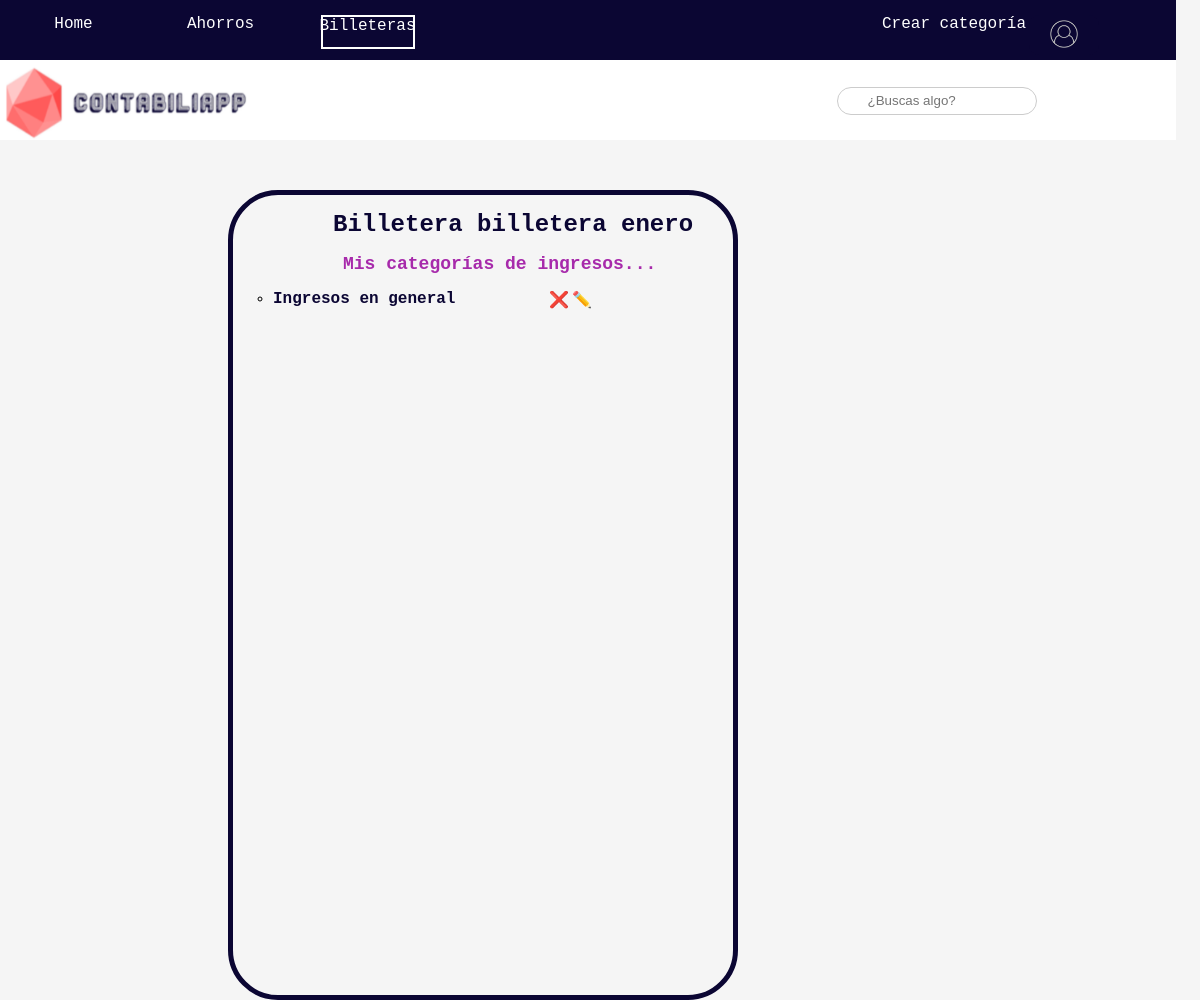
/billetera/5/ingresos (signed in), run on the app's committed database.
### billetera/models.py (models this page shows, shortened)
class Billetera(models.Model):
    nombre_billetera = models.CharField(max_length = 40)
    fecha_creacion = models.DateTimeField("date published")
    total_dinero = models.FloatField(default = 0)
    ahorro_id = models.ForeignKey(Ahorro, on_delete=models.CASCADE)
    usuario_id = models.ForeignKey(User, on_delete=models.CASCADE,default=usuario.pk)

class Categoria(models.Model):
    billetera_id = models.ForeignKey(Billetera, on_delete = models.CASCADE)
    nombre_categoria = models.CharField(max_length=40)
    tipo_categoria = models.CharField(max_length=30)
    usuario_id = models.ForeignKey(User,on_delete=models.CASCADE,default=usuario.pk)

### billetera/views.py (the view)
# urls.py: path("<int:ruta_billetera>/<str:categoria_type>",views.ingresos_gastos, name = "ingresos_gastos"),
@login_required(login_url='/home/login')
def ingresos_gastos(request,ruta_billetera,categoria_type):
    user = User.objects.get(pk = request.user.pk)
    billetera = Billetera.objects.get(pk = ruta_billetera)
    categorias = Categoria.objects.filter(tipo_categoria=categoria_type)
    categorias = categorias.filter(billetera_id=ruta_billetera)
    categorias = categorias.filter(usuario_id = user.pk)
    return render(request,'ingresos_gastos.html',
    {
        'nombre_billetera': billetera.nombre_billetera,
        'billetera':billetera,
        'categorias':categorias,
        'tipo_categoria':categoria_type
    })

### billetera/templates/ingresos_gastos.html (shortened to what this page needs)
{% extends 'main/billetera_main.html' %}
{% load static %}
    {% block link %}<link rel="stylesheet" href="{% static '/styles/main.css' %}">{% endblock link %}
    {% block nav_items %}
        <li class="crear">
            <a href="/billetera/{{billetera.pk}}/{{tipo_categoria}}/crear_categoria">Crear categoría</a>
        </li>
    {% endblock nav_items %}
    {% block content %}
    <div class="contenido" id="contenedor_categorias">
        <h1 id="titulo_mis_categorias">Billetera {{billetera.nombre_billetera}}</h1>
        <h2 id="subtitulo_mis_categorias">Mis categorías de {{tipo_categoria}}...</h2>
        <ul>
            {% for categoria in categorias %}
                <div class="categorias_container">
                    <li class="contenedor_elemento_categoria"><a class="elemento_categoria" href="/billetera/{{billetera.pk}}/{{tipo_categoria}}/{{categoria.pk}}">{{categoria.nombre_categoria}}</a></li>
                    <a class="eliminar_categoria" href="/billetera/{{billetera.pk}}/{{categoria.tipo_categoria}}/{{categoria.pk}}/eliminar_categoria">❌</a>
                    <a class="modificar_categoria" href="/billetera/{{billetera.pk}}/{{categoria.tipo_categoria}}/{{categoria.pk}}/modificar_categoria">✏️</a>
                </div>
            {% endfor %}
        </ul>
    </div>
    {% endblock content %}

### home/static/styles/home_navbar_styles.css (style rules this page uses)
:root { --color1:#0b0633; --color2: #e3f6f5; --color3: #ff4949; --color4:#ffffff; --color5:black; --color6: white; --color7: #A72AAB; }
.navbar li { list-style: none; }
.navbar a { text-decoration:none; color:var(--color6); font-size:large; }

### billetera/static/styles/main.css (style rules this page uses)
:root { --color1:#0b0633; --color2: #e3f6f5; --color3: #ff4949; --color4:#ffffff; --color5:black; --color6: white; --color7: #A72AAB; --color8:whitesmoke; }
body { background-color:var(--color8); width:95vw; padding:0; margin:0; }
.contenido { margin-top:50px; font-family:'Courier New', Courier, monospace; margin-left:20%; }
.crear { grid-column:7/8; grid-row: 2/3; font-family:monospace; font-size:x-small; }
#titulo_mis_categorias { padding-left:100px; color:var(--color1); font-size: x-large; }
#subtitulo_mis_categorias { padding-left:110px; color:var(--color1); font-size: large; font-weight: 700; color:var(--color7); }
#contenedor_categorias { width:500px; height:100vh; border-color:var(--color1); border-style:solid; border-radius:50px; border-width: 5px; }
.contenedor_elemento_categoria { list-style: circle; }
.elemento_categoria { text-decoration:none; color:var(--color1); font-size:medium; font-weight:700; color:var(--color1); }
.categorias_container { display:grid; grid-template-columns:60% 5% 5%; }
.eliminar_categoria { text-decoration:none; grid-column:2/3; }
.modificar_categoria { text-decoration:none; grid-column:3/4; }

### data on the page
Billetera: nombre_billetera "billetera enero"
Categoria: tipo_categoria "ingresos", nombre_categoria "Ingresos en general"
